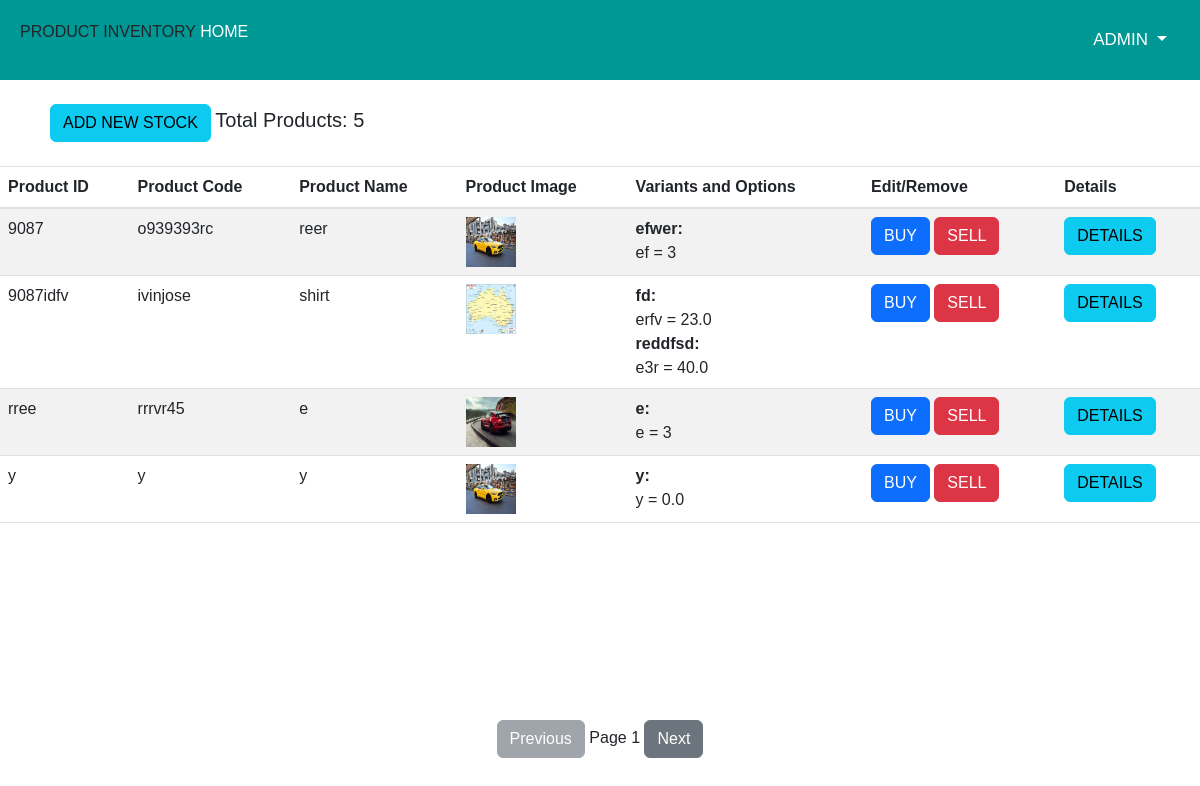
Page / (signed in) on the earlier database version.
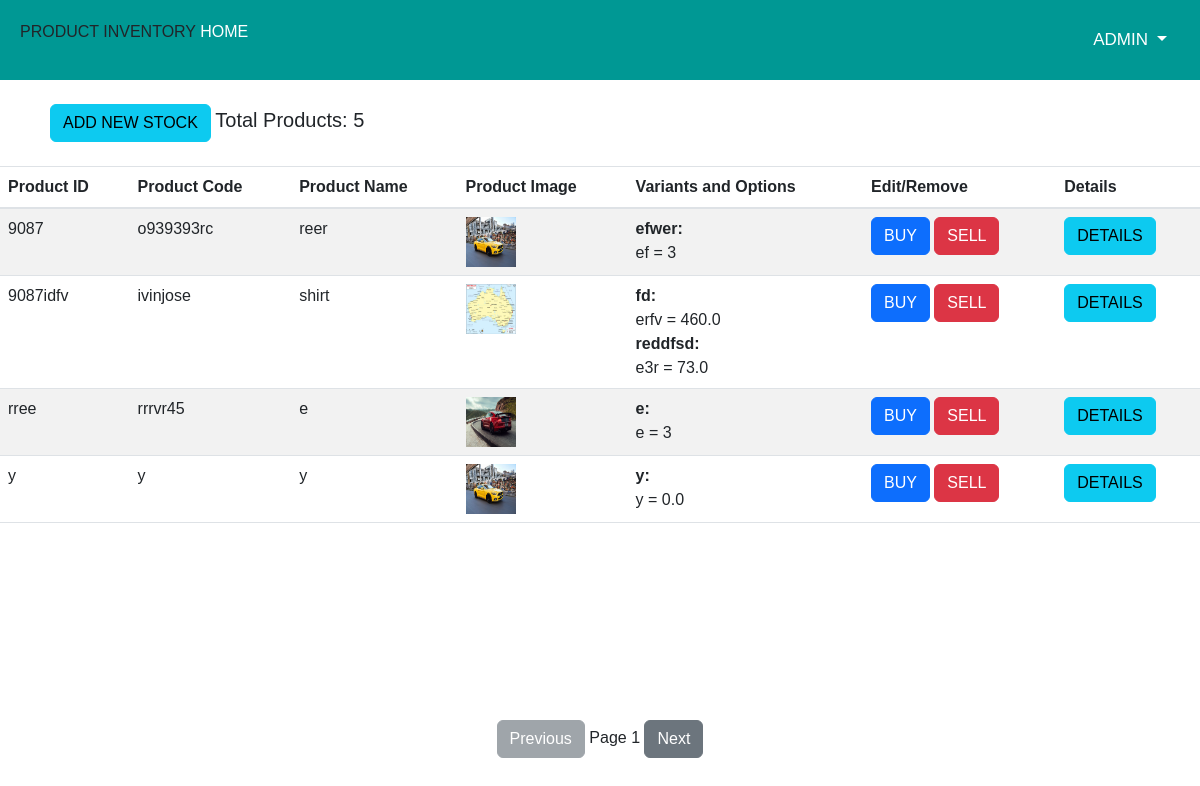
Same page on the later database version.
### main.py (models this page shows)
class ProductVariantOption(db.Model):
    __tablename__ = 'product_varient_options'
    id = db.Column(db.String(36), primary_key=True, default=lambda: str(uuid.uuid4()))
    Variant = db.Column(db.String(36), db.ForeignKey('product_varients.id'), nullable=False)
    quantity = db.Column(db.String(36), db.ForeignKey('product_varients.id'), nullable=False)
    OptionName = db.Column(db.String(255), nullable=False)
    CreatedDate = db.Column(db.DateTime, nullable=False, default=db.func.current_timestamp())
    UpdatedDate = db.Column(db.DateTime, nullable=True, onupdate=db.func.current_timestamp())

### main.py (the view)
@app.route('/')
def home():
    if 'loggedin' in session:
        products = Product.query.all()
        product_data = []
        for product in products:
            variants = ProductVariant.query.filter_by(Product=product.id).all()
            variant_data = []
            for variant in variants:
                options = ProductVariantOption.query.filter_by(Variant=variant.id).all()
                option_data = []
                for option in options:
                    option_data.append({
                        "option_name": option.OptionName,
                        "quantity": option.quantity  # Fetch the quantity field
                    })
                variant_data.append({
                    "variant_name": variant.VariantName,
                    "options": option_data
                })
            product_images = ProductImage.query.filter_by(Product=product.id).all()
            image_urls = [img.ImageURL for img in product_images]
            created_user = product.CreatedUser  # Assuming 'CreatedUser' stores the user ID of the product creator
            created_date = product.CreatedDate.strftime('%Y-%m-%d %H:%M:%S') if product.CreatedDate else None
            product_data.append({
                "id":product.id,
                "product_id": product.ProductID,
                "product_code": product.ProductCode,
                "product_name": product.ProductName,
                "product_image": image_urls,
                "variants": variant_data,
                "created_user": created_user,  # Add this field to display the creator's user ID
                "created_date": created_date  # Add this field to display the creation date
            })
        return render_template('home.html', products=product_data)
    else:
        return render_template('login.html')

### templates/home.html (shortened to what this page needs)
{% extends 'base.html' %}
{% block content %}
<!DOCTYPE html>
<html lang="en">
<head>
</head>
<body>
<br>
<a href="{{ url_for('add_stock')}}" class="btn btn-info" id="add_stock_btn">Add New Stock</a>
<span id="total_products">Total Products: {{ products|length }}</span>
<br><br>
{% if products %}
    <div id="pagination-wrapper">
        <table class="table table-striped" id="product-table">
            <thead>
                <tr>
                    <th>Product ID</th>
                    <th>Product Code</th>
                    <th>Product Name</th>
                    <th>Product Image</th>
                    <th>Variants and Options</th>
                    <th>Edit/Remove</th>
                    <th>Details</th>
                </tr>
            </thead>
            <tbody id="product-body">
                {% for product in products %}
                    <tr class="product-row">
                        <td>{{ product.product_id }}</td>
                        <td>{{ product.product_code }}</td>
                        <td>{{ product.product_name }}</td>
                        <td><img src="{{ url_for('static', filename='uploads/' + product.product_image[0]) }}" alt="{{ product.product_image[0] }}" style="width: 50px; height: 50px;"></td>
                        <td>
                            {% for variant in product.variants %}
                                <strong>{{ variant.variant_name }}:</strong><br>
                                {% for option in variant.options %}
                                    {{ option.option_name }} = {{ option.quantity }}<br>
                                {% endfor %}
                            {% endfor %}
                        </td>
                        <td>
                            <a href="{{ url_for('buy_product', product_id=product.id) }}" class="btn btn-primary">BUY</a>
                            <a href="/sell-product/{{ product.id }}" class="btn btn-danger">SELL</a>
                        </td>
                        <td>
                            <a href="/product-details/{{ product.id }}" class="btn btn-info">Details</a>
                        </td>
                    </tr>
                {% endfor %}
            </tbody>
        </table>
        <div id="pagination-controls">
            <button id="prev-btn" class="btn btn-secondary" onclick="changePage(-1)">Previous</button>
            <span id="page-number">Page 1</span>
            <button id="next-btn" class="btn btn-secondary" onclick="changePage(1)">Next</button>
        </div>
    </div>
{% else %}
    <p>No products available.</p>
{% endif %}
</body>
</html>
{% endblock %}

Differences in the rows shown:
changed ProductVariantOption "erfv": quantity "23.0" → "460.0"
changed ProductVariantOption (number 3 of 4 on the later page): quantity "40.0" → "73.0"
